Frame 1 (no input): blank canvas, image omitted
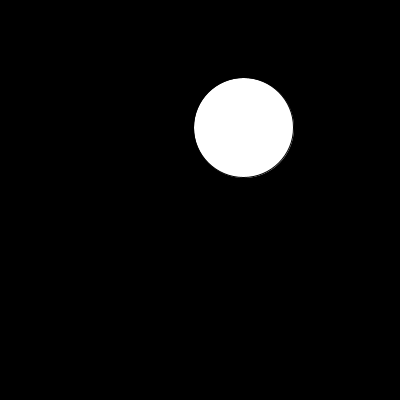
Frame 60 (the mouse pressed at the canvas centre just before this capture)
Frame 120 (the mouse held since frame 60 and released just before this capture): blank canvas, image omitted

The Processing sketch that drew this single still picture (run headless with seeded random() and noise(); from frame 60 on, the mouse is pressed at the canvas centre):

// Processing sketch: beat_circle
// ── beat_circle.pde
//有個圈圈,會縮起來。點它就會消失。沒有點到它時,它也會消失。
//圈圈是事先設定好的, 圈圈不會動, 事先設定好位置(x,y)。浮現到一定大小時要點它。
//節奏遊戲
//int []beatX={寫一大堆x座標};
float []beatX=new float[100];//變數最重要!!!
float []beatY=new float[100];
float []beatT=new float[100];
void setup(){
  size(400,400);
  for(int i=0; i<100; i++){
    beatX[i]=random(50,400-50);
    beatY[i]=random(50,400-50);
    if(i==0) beatT[0]=60;
    else beatT[i]=beatT[i-1]+random(60,120);
  }
}
void draw(){
  background(0);
  for(int i=0; i<100; i++){
    float r= abs(frameCount-beatT[i]);
    if(r>50)r=0;
    else r=50-r;
    ellipse(beatX[i], beatY[i], r+r , r+r );
  }
}
